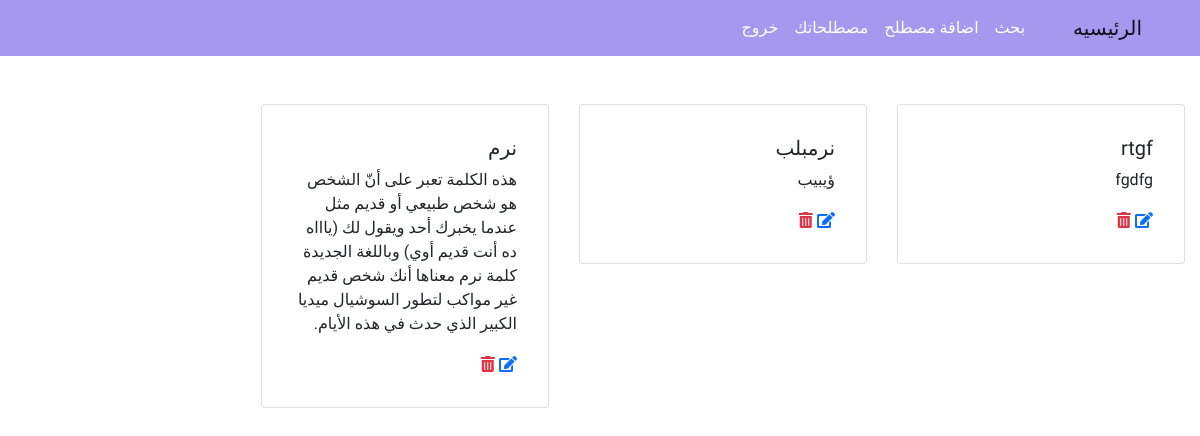
Page /profile (signed in) on the earlier database version.
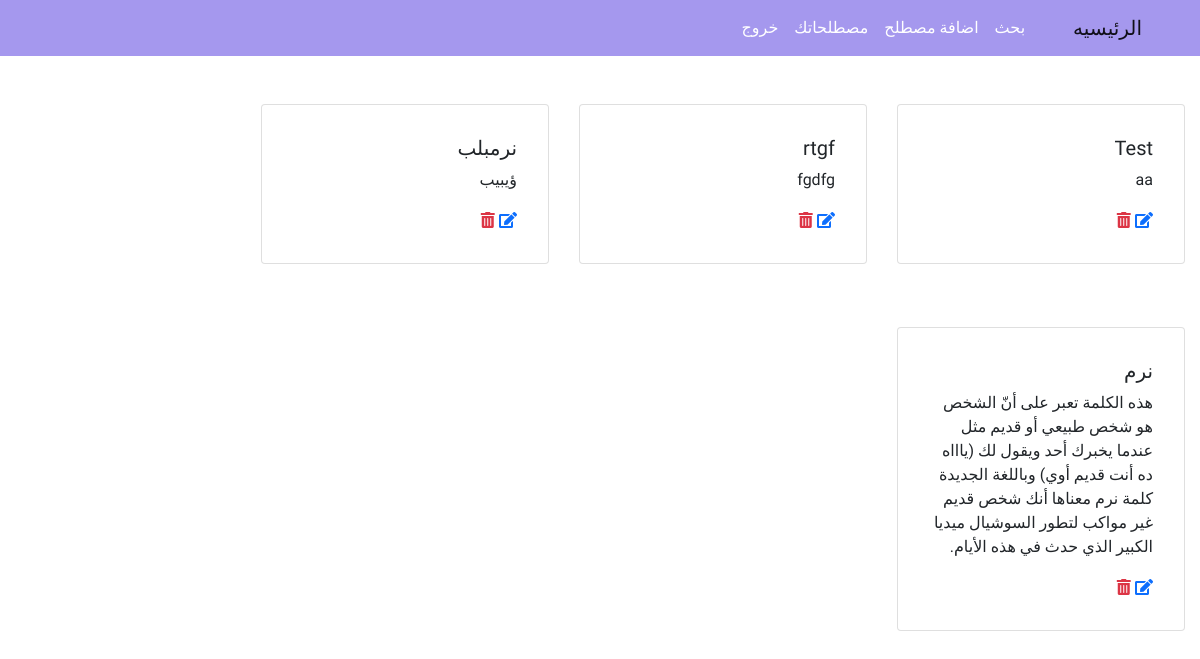
Same page on the later database version.
### main/models.py (models this page shows, shortened)
class Post(models.Model):
    title = models.CharField(max_length=50)
    content = models.TextField(default=' ')
    govern = models.CharField(max_length=50,choices=GOVERNS)
    date = models.DateTimeField(default=timezone.now)
    active = models.BooleanField(default=False)
    user = models.ForeignKey(User,on_delete=CASCADE)
    class Meta:
        ordering = ('-date',)

### main/views.py (the view)
# urls.py: path('profile',views.profile,name='profile'),
def profile(request):
    post = Post.objects.filter(user=request.user)
    return render(request,'profile.html',{'post':post})

### main/templates/profile.html
{% extends 'base.html' %}
{% block content %}
{% for post in post %}
<div class="card col-5 mt-5" style="width: 18rem;">
  <div class="card-body">
    <h5 class="card-title">{{post.title}}</h5>
    <p class="card-text">{{post.content}}</p>
    <a href="{% url 'update' post.pk %}"><i class="fas fa-edit"></i></a>
    <a class="text-danger" href="{% url 'delete' post.pk %}"><i class="fas fa-trash-alt"></i></a>
  </div>
</div>
{% endfor %}
{% endblock %}

Differences in the rows shown:
added Post: title "Test", content "aa"
